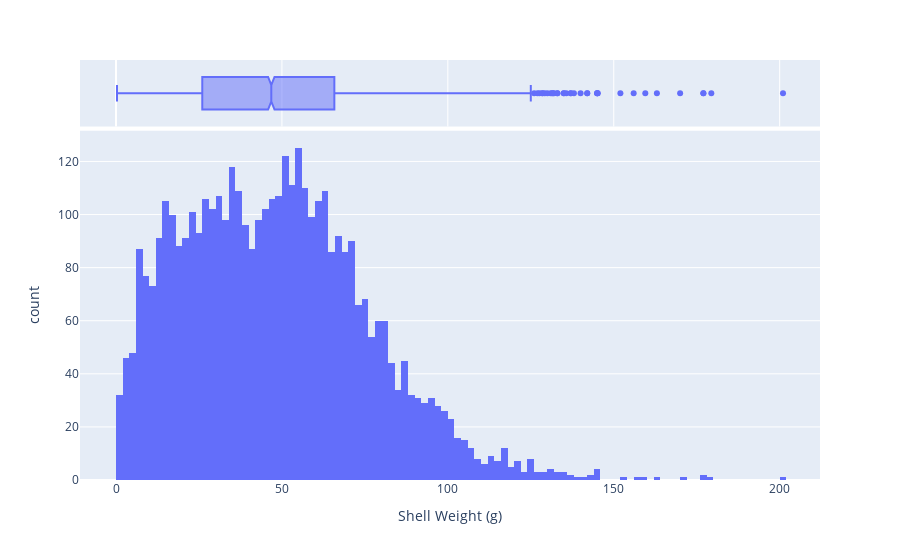

Source (notebook cell):
### Markdown cell above
The final weight feature is the `shell_weight`, as measured after being dried. I would assume that this is the `whole_weight` minus the `shucked_weight`. Again, I would expect this to have a similar shape as all the other weights we have investigated so far.

### Code cell
px.histogram(df, x = "shell_weight", marginal="box", labels={"shell_weight":"Shell Weight (g)"})

### Figure 1 — Plotly figure (JSON) as saved in the notebook; plotly's stock layout.template omitted (floating-point values rounded to 4 significant figures; data arrays with more than 128 entries replaced by an {"elided": "..."} marker saying what was removed)
{"data": [{"alignmentgroup": "True", "bingroup": "x", "hovertemplate": "Shell Weight (g)=%{x}<br>count=%{y}<extra></extra>", "legendgroup": "", "marker": {"color": "#636efa"}, "name": "", "offsetgroup": "", "orientation": "v", "showlegend": false, "type": "histogram", "x": {"elided": "4177 float values"}, "xaxis": "x", "yaxis": "y"}, {"alignmentgroup": "True", "hovertemplate": "Shell Weight (g)=%{x}<extra></extra>", "legendgroup": "", "marker": {"color": "#636efa"}, "name": "", "notched": true, "offsetgroup": "", "showlegend": false, "type": "box", "x": {"elided": "4177 float values"}, "xaxis": "x2", "yaxis": "y2"}], "layout": {"autosize": true, "barmode": "relative", "legend": {"tracegroupgap": 0}, "margin": {"t": 60}, "xaxis": {"anchor": "y", "autorange": true, "domain": [0, 1], "range": [-10.85, 212.2], "title": {"text": "Shell Weight (g)"}, "type": "linear"}, "xaxis2": {"anchor": "y2", "autorange": true, "domain": [0, 1], "matches": "x", "range": [-10.85, 212.2], "showgrid": true, "showticklabels": false, "type": "linear"}, "yaxis": {"anchor": "x", "autorange": true, "domain": [0, 0.8316], "range": [0, 131.6], "title": {"text": "count"}}, "yaxis2": {"anchor": "x2", "autorange": true, "domain": [0.8416, 1], "matches": "y2", "range": [-0.5, 0.5], "showgrid": false, "showline": false, "showticklabels": false, "ticks": "", "type": "category"}}}
